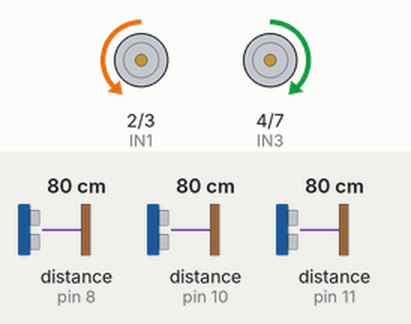
The sketch below on a simulated Arduino Uno, built with avr-gcc and run on an emulated ATmega328P. Parts: motor-driver pin pairs drawn as motors (green arrow = first pin HIGH = forward, orange = second pin HIGH = backward, longer = more drive, scaled by the enable pin). The inputs (shaded band) are chosen by the test bench; at power-on: distance to the obstacle (sensors on pin 8, pin 10, pin 11) 80 cm. What the sketch prints to the serial monitor is not drawn.

Above: at 0.1 s.
At 3.7 s:
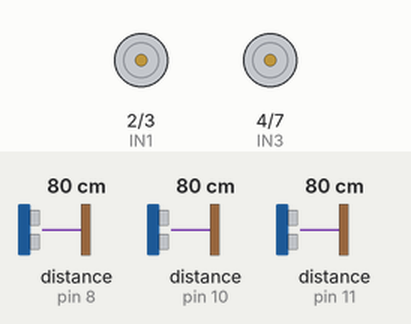
Timing chart, 0 to 5.2 s (numbered marks = the images above):
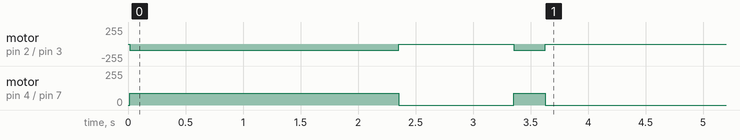

The sketch:

4_2023-01-03.ino
```cpp
#include <NewPing.h>    //NewPing(초음파 라이브러리) 선언
#define MAX_DS 100
NewPing sonar[3] =
{
  NewPing (8, 8, 200),
  NewPing (10, 10, 200),
  NewPing (11, 11, 200),

};

#define IN1 2// 1번째 모터
#define IN2 3// 1번째 모터
#define ENA 5// 1번째 모터  PWM제어

#define IN3 4   // 2번째 모터
#define IN4 7   // 2번째 모터
#define ENB 6   // 2번째 모터 PWM제어
int speed = 0;

double F_distance =0;
double L_distance =0;
double R_distance =0;


void motor_control_l(int direction, int speed1, int speed2)
{
  switch(direction)
  {
    case 1: digitalWrite(IN1, LOW);
            digitalWrite(IN2, LOW);
            digitalWrite(IN3, LOW);
            digitalWrite(IN4, LOW);
            analogWrite(ENA, speed1);
            analogWrite(ENB, speed2);// 0-255까지 입력
            break;

    case 2: digitalWrite(IN1, LOW);
            digitalWrite(IN2, HIGH);
            digitalWrite(IN3, HIGH);
            digitalWrite(IN4, LOW);
            analogWrite(ENA, speed1);
            analogWrite(ENB, speed2);
            break;

    case 3: digitalWrite(IN1,HIGH);
            digitalWrite(IN2,LOW);
            digitalWrite(IN3,LOW);
            digitalWrite(IN4,HIGH);
            analogWrite(ENA, speed1);
            analogWrite(ENA, speed2);
            break;

  }
}


void setup()
{
    int i=0;
    double mini_dis =0.0;
    double mini_dis2 =0.0;
    pinMode(IN1, OUTPUT);
    pinMode(IN2, OUTPUT);
    pinMode(IN3, OUTPUT);
    pinMode(IN4, OUTPUT);
    Serial.begin(115200);
  R_distance = sonar[2].ping_cm() * 10;
  L_distance = sonar[1].ping_cm() * 10;
  F_distance = sonar[0].ping_cm() * 10;
  mini_dis = F_distance;
  for(i=0; i<400; i++)
  {
    motor_control_l(2,90,90);
    F_distance = sonar[0].ping_cm() * 10;
    mini_dis2 = F_distance;
    if (mini_dis > mini_dis2)
    {
      mini_dis = mini_dis2;
    }

    if(F_distance < MAX_DS)
    {
        F_distance = MAX_DS;
    }
    Serial.println(F_distance);

  }
   motor_control_l(1,0,0);
   delay(1000);
   Serial.println("ㅡㅡㅡㅡㅡㅡㅡㅡㅡㅡㅡㅡㅡ");
   Serial.println(mini_dis);    //최소값 추출 완료
   Serial.println("ㅡㅡㅡㅡㅡㅡㅡㅡㅡㅡㅡㅡㅡ");

   while(1)
   {     motor_control_l(2,90,90);

      R_distance = sonar[2].ping_cm() * 10;
       L_distance = sonar[1].ping_cm() * 10;
            Serial.println("ㅡㅡㅡㅡㅡㅡㅡㅡㅡㅡㅡㅡㅡㅡㅡ");
            Serial.println(L_distance);     //최소값을 따라가야할 L값
            Serial.println(R_distance);     //최소값을 따라가야할 R값
            Serial.println("ㅡㅡㅡㅡㅡㅡㅡㅡㅡㅡㅡㅡㅡㅡㅡ");
         if(L_distance < mini_dis+1 && L_distance > mini_dis -1)
         {
          delay(250);
            Serial.println("ㅡㅡㅡㅡㅡㅡㅡㅡㅡㅡㅡㅡㅡㅡㅡ");
            Serial.println("왼쪽이 더먼저 최소값에 도달하였습니다. 정지합니다.");     //정상작동할시 뜨는 문구
            Serial.println("ㅡㅡㅡㅡㅡㅡㅡㅡㅡㅡㅡㅡㅡㅡㅡ");
         motor_control_l(2,0,0);
         break;

         }
         else if(R_distance < mini_dis +1 && R_distance > mini_dis -1)
         {
          delay(250);
            Serial.println("ㅡㅡㅡㅡㅡㅡㅡㅡㅡㅡㅡㅡㅡㅡㅡ");
            Serial.println("오른쪽이 더먼저 최소값에 도달하였습니다. 정지합니다.");     //정상작동할시 뜨는 문구
            Serial.println("ㅡㅡㅡㅡㅡㅡㅡㅡㅡㅡㅡㅡㅡㅡㅡ");
         motor_control_l(2,0,0);
          break;
         }

   }


}

void loop()

{


}
```
